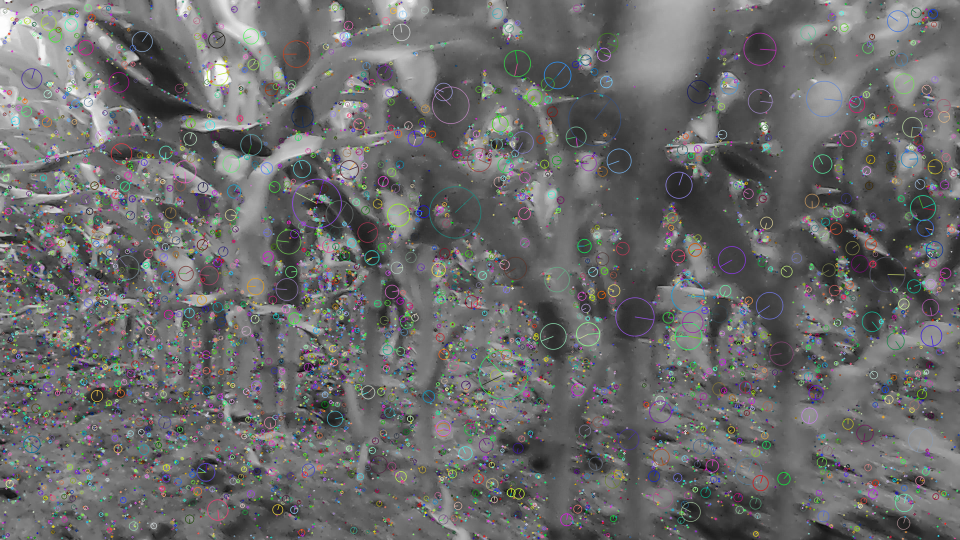
#> input picture corn_images/pair_01/sift_keypoints.png, 1920 x 1080 px (shown at 1/2 size)
$ python disparity_map.py --imgR corn_images/pair_01/original_images.png --imgL corn_images/pair_01/sift_keypoints.png
#> lines starting #> are read from the running program, lines starting #| are printed output that depends on the picture
import numpy as np
import cv2 as cv
import matplotlib.pyplot as plt
import sys
from argparse import ArgumentDefaultsHelpFormatter
from pathlib import Path

def main(
    imageR: Path,
    imageL: Path,
    viz: bool,
    block_size: int,
    min_disp: int,
    max_disp: int,
    uniqueness_ratio: int,
    speckle_window_size: int):

    # Read both images and convert to grayscale
#> called with viz = False, block_size = 11, min_disp = -128, max_disp = 128, uniqueness_ratio = 5, speckle_window_size = 200
    img1 = cv.imread(str(imageL), cv.IMREAD_GRAYSCALE) # left
#> img1: shape (1080, 1920); min 5, max 255, mean 105.8
    img2 = cv.imread(str(imageR), cv.IMREAD_GRAYSCALE) # right
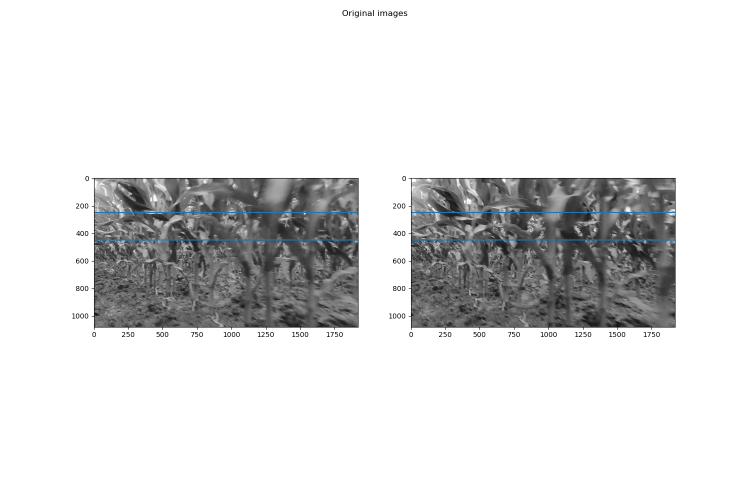
#> input picture corn_images/pair_01/original_images.png, 1500 x 1000 px (shown at 1/2 size)
#> img2: shape (1000, 1500); min 0, max 255, mean 221.9

    # ------------------------------------------------------------
    # PREPROCESSING

    # Compare unprocessed images
    fig, axes = plt.subplots(1, 2, figsize=(15, 10))
    axes[0].imshow(img1, cmap="gray")
    axes[1].imshow(img2, cmap="gray")
    axes[0].axhline(250)
    axes[1].axhline(250)
    axes[0].axhline(450)
    axes[1].axhline(450)
    plt.suptitle("Original images")
    save_path = str(imageL.parent / "original_images.png")
    plt.savefig(save_path)
    if viz:
        plt.show(block=False)
        plt.pause(1)
    plt.close()
    # 1. Detect keypoints and their descriptors
    # Based on: https://docs.opencv.org/master/dc/dc3/tutorial_py_matcher.html

    # Initiate SIFT detector
    sift = cv.SIFT_create()
    # find the keypoints and descriptors with SIFT
    kp1, des1 = sift.detectAndCompute(img1, None)
#> kp1 = 13227 keypoints; strongest (x, y, size): (226, 154, 2.2), (1903, 503, 2.1), (1393, 152, 2), (432, 931, 2.7)
    kp2, des2 = sift.detectAndCompute(img2, None)
#> kp2 = 3735 keypoints; strongest (x, y, size): (742, 30, 1.8), (794, 24, 2), (699, 24, 1.9), (783, 30, 1.8)

    # Visualize keypoints
    imgSift = cv.drawKeypoints(
        img1, kp1, None, flags=cv.DRAW_MATCHES_FLAGS_DRAW_RICH_KEYPOINTS)

    save_path = str(imageL.parent / "sift_keypoints.png")
    cv.imwrite(save_path, imgSift)
    if viz:
        cv.imshow("SIFT Keypoints", imgSift)
        cv.waitKey(0)
        cv.destroyAllWindows()

    # Match keypoints in both images
    # Based on: https://docs.opencv.org/master/dc/dc3/tutorial_py_matcher.html
    FLANN_INDEX_KDTREE = 1
    index_params = dict(algorithm=FLANN_INDEX_KDTREE, trees=5)
    search_params = dict(checks=50)   # or pass empty dictionary
    flann = cv.FlannBasedMatcher(index_params, search_params)
    matches = flann.knnMatch(des1, des2, k=2)
#> matches = 13227 matches

    # Keep good matches: calculate distinctive image features
    # Lowe, D.G. Distinctive Image Features from Scale-Invariant Keypoints. International Journal of Computer Vision 60, 91–110 (2004). https://doi.org/10.1023/B:VISI.0000029664.99615.94
    # https://www.cs.ubc.ca/~lowe/papers/ijcv04.pdf
    matchesMask = [[0, 0] for i in range(len(matches))]
#> matchesMask = 13227 pairs, first value 0 to 0, second value 0 to 0
    good = []
    pts1 = []
    pts2 = []

    for i, (m, n) in enumerate(matches):
        if m.distance < 0.7*n.distance:
            # Keep this keypoint pair
            matchesMask[i] = [1, 0]
            good.append(m)
            pts2.append(kp2[m.trainIdx].pt)
            pts1.append(kp1[m.queryIdx].pt)
#> after the loop, good = 309 matches; matchesMask = 13227 pairs, first value 0 to 1, second value 0 to 0; pts1 = 309 pairs, first value 56.78 to 1867.5, second value 15.38 to 1066.6; pts2 = 309 pairs, first value 203.5 to 1330, second value 366.5 to 637

    # Draw the keypoint matches between both pictures
    # Still based on: https://docs.opencv.org/master/dc/dc3/tutorial_py_matcher.html

    if imageL and imageR: # means that using corn images with fewer matches, so don't restrict matches like in his example
        draw_params = dict(matchColor=(0, 255, 0),
                        singlePointColor=(255, 0, 0),
                        matchesMask=matchesMask,
                        flags=cv.DrawMatchesFlags_DEFAULT)
#> draw_params = 4 items

        keypoint_matches = cv.drawMatchesKnn(
            img1, kp1, img2, kp2, matches, None, **draw_params)
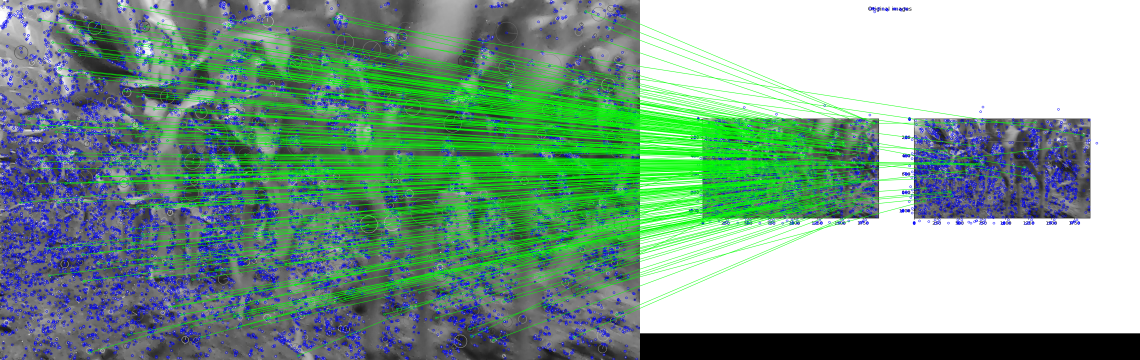
#> keypoint_matches: shape (1080, 3420, 3) (shown at 1/3 size); mean of channels 0, 1, 2 142.5, 160.3, 126.2; drawn as B, G, R
    else:
        draw_params = dict(matchColor=(0, 255, 0),
                            singlePointColor=(255, 0, 0),
                            matchesMask=matchesMask[300:500],
                            flags=cv.DrawMatchesFlags_DEFAULT)

        keypoint_matches = cv.drawMatchesKnn(
            img1, kp1, img2, kp2, matches[300:500], None, **draw_params)

    save_path = str(imageL.parent / "keypoint_matches.png")
    cv.imwrite(save_path, keypoint_matches)

    if viz:
        cv.imshow("Keypoint matches", keypoint_matches)
        cv.waitKey(0)
        cv.destroyAllWindows()

    # ------------------------------------------------------------
    # STEREO RECTIFICATION

    # Calculate the fundamental matrix for the cameras
    # https://docs.opencv.org/master/da/de9/tutorial_py_epipolar_geometry.html
    pts1 = np.int32(pts1)
#> pts1 = 309 pairs, first value 56 to 1867, second value 15 to 1066
    pts2 = np.int32(pts2)
#> pts2 = 309 pairs, first value 203 to 1329, second value 366 to 637
    fundamental_matrix, inliers = cv.findFundamentalMat(pts1, pts2, cv.FM_RANSAC)
#> fundamental_matrix = [[-2.42e-07, -0.000115, 0.0965], [0.000114, -3.5e-08, -0.0538], [-0.0671, 0.0365, 1]]; inliers = 309 values, max 1 at index 0, min 0 at index 1, mean 0.718

    """
    fundamental matrix of form:
    [[ 3.96105315e-07 -1.23545977e-04  1.08913931e-01]
    [ 1.23366775e-04  4.77602264e-07  1.40532874e-02]
    [-1.09681132e-01 -1.57383368e-02  1.00000000e+00]]
    """


    # We select only inlier points
    pts1 = pts1[inliers.ravel() == 1]
#> pts1 = 222 pairs, first value 56 to 1867, second value 41 to 1056
    pts2 = pts2[inliers.ravel() == 1]
#> pts2 = 222 pairs, first value 203 to 702, second value 367 to 635

    # Visualize epilines
    # Adapted from: https://docs.opencv.org/master/da/de9/tutorial_py_epipolar_geometry.html


    def drawlines(img1src, img2src, lines, pts1src, pts2src):
        ''' img1 - image on which we draw the epilines for the points in img2
            lines - corresponding epilines '''
        r, c = img1src.shape
        img1color = cv.cvtColor(img1src, cv.COLOR_GRAY2BGR)
        img2color = cv.cvtColor(img2src, cv.COLOR_GRAY2BGR)
        # Edit: use the same random seed so that two images are comparable!
        np.random.seed(0)
        for r, pt1, pt2 in zip(lines, pts1src, pts2src):
            color = tuple(np.random.randint(0, 255, 3).tolist())
            x0, y0 = map(int, [0, -r[2]/r[1]])
            x1, y1 = map(int, [c, -(r[2]+r[0]*c)/r[1]])
            img1color = cv.line(img1color, (x0, y0), (x1, y1), color, 1)
            img1color = cv.circle(img1color, tuple(pt1), 5, color, -1)
            img2color = cv.circle(img2color, tuple(pt2), 5, color, -1)
        return img1color, img2color


    # Find epilines corresponding to points in right image (second image) and
    # drawing its lines on left image
    lines1 = cv.computeCorrespondEpilines(
        pts2.reshape(-1, 1, 2), 2, fundamental_matrix)
#> lines1 = 222 rows, first 8: [-0.747, 0.665, -205.8], [-0.596, 0.803, -393], [-0.782, 0.623, -154.2], [-0.671, 0.742, -306.3], [-0.726, 0.688, -235.2], [-0.712, 0.702, -253.9], [-0.806, 0.591, -116.5], [-0.0427, 0.999, -817.7]
    lines1 = lines1.reshape(-1, 3)
    img5, img6 = drawlines(img1, img2, lines1, pts1, pts2)
#> the loop in drawlines, `for r, pt1, pt2 in zip(lines, pts1src, pts2src):` made 222 passes
#> (r, pt1, pt2, color, y0, y1) on passes 1 to 3: ([-0.747, 0.665, -205.8], [56, 372], [203, 458], (172, 47, 117), 309, 2467), ([-0.596, 0.803, -393], [80, 550], [210, 507], (192, 67, 251), 489, 1913), ([-0.782, 0.623, -154.2], [86, 355], [211, 453], (195, 103, 9), 247, 2658)
#> after the loop in drawlines, `for r, pt1, pt2 in zip(lines, pts1src, pts2src):`: img1color: shape (1080, 1920, 3); mean B, G, R 108.5, 107.9, 106.9
#> after the loop in drawlines, `for r, pt1, pt2 in zip(lines, pts1src, pts2src):`:
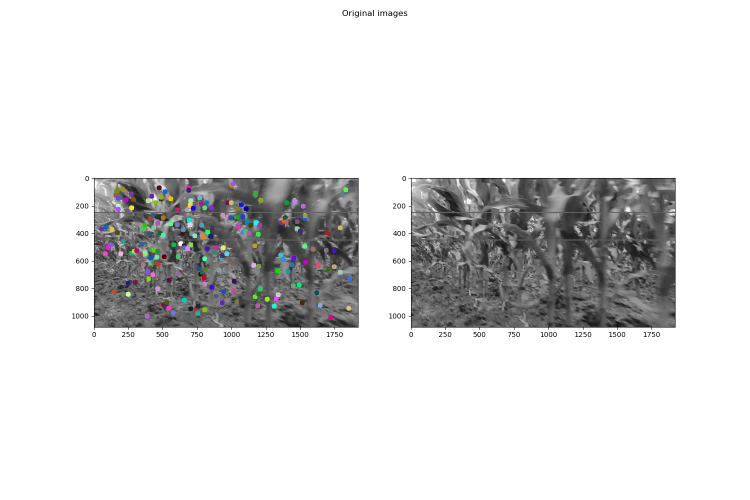
#> img2color: shape (1000, 1500, 3) (shown at 1/2 size); mean B, G, R 222, 222, 221.9

    # Find epilines corresponding to points in left image (first image) and
    # drawing its lines on right image
    lines2 = cv.computeCorrespondEpilines(
        pts1.reshape(-1, 1, 2), 1, fundamental_matrix)
#> lines2 = 222 rows, first 8: [0.75, -0.662, 150.8], [0.597, -0.802, 281.6], [0.785, -0.62, 115.2], [0.675, -0.738, 219.5], [0.732, -0.682, 168.3], [0.716, -0.698, 182.4], [0.807, -0.591, 91.23], [0.0409, -0.999, 573.6]
    lines2 = lines2.reshape(-1, 3)
    img3, img4 = drawlines(img2, img1, lines2, pts2, pts1)
#> the loop in drawlines (call 2), `for r, pt1, pt2 in zip(lines, pts1src, pts2src):` made 222 passes
#> (r, pt1, pt2, color, y0, y1) on passes 1 to 3: ([0.75, -0.662, 150.8], [203, 458], [56, 372], (172, 47, 117), 227, 1927), ([0.597, -0.802, 281.6], [210, 507], [80, 550], (192, 67, 251), 351, 1467), ([0.785, -0.62, 115.2], [211, 453], [86, 355], (195, 103, 9), 185, 2084)
#> pass 1, in drawlines (call 2), `img1color = cv.line(img1color, (x0, y0), (x1, y1), color, 1)`:
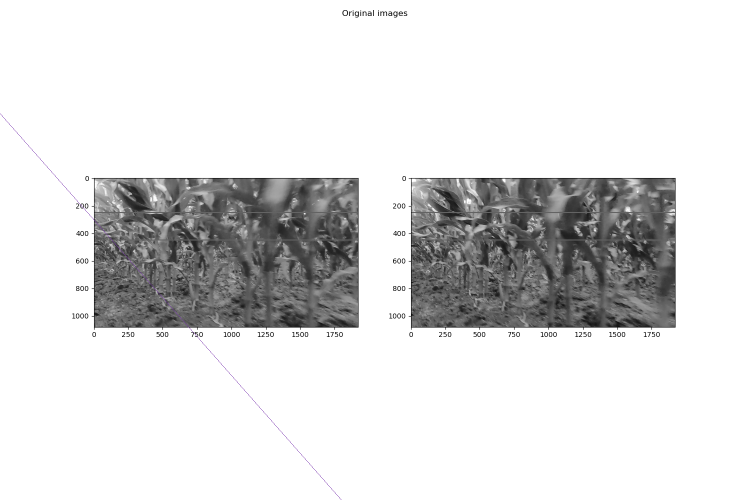
#> img1color: shape (1000, 1500, 3) (shown at 1/2 size); mean B, G, R 221.8, 221.8, 221.8
#> after the loop in drawlines (call 2), `for r, pt1, pt2 in zip(lines, pts1src, pts2src):`:
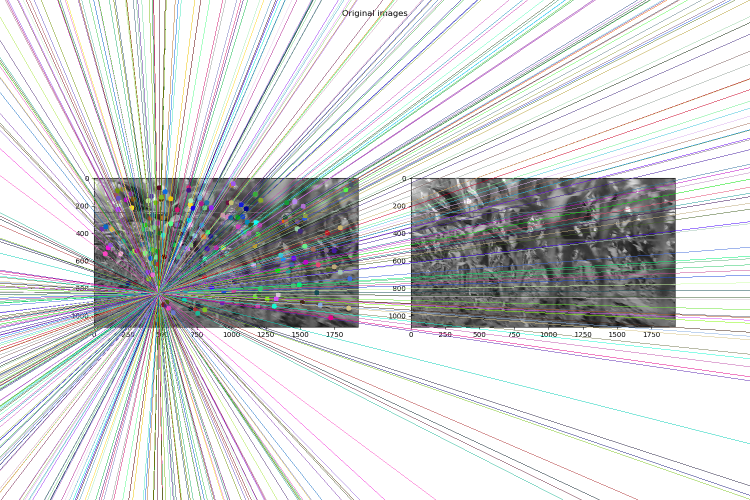
#> img1color: shape (1000, 1500, 3) (shown at 1/2 size); mean B, G, R 212.4, 211.7, 210.5
#> after the loop in drawlines (call 2), `for r, pt1, pt2 in zip(lines, pts1src, pts2src):`:
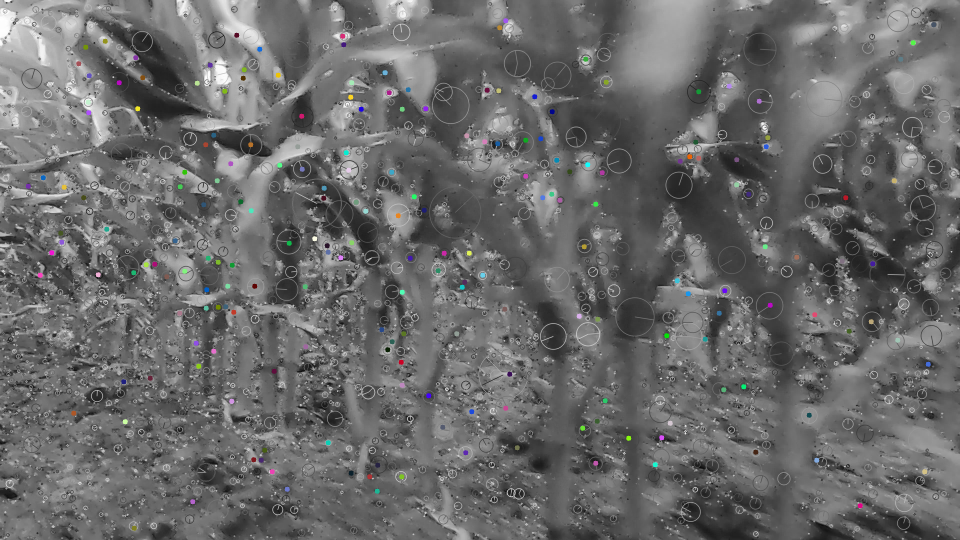
#> img2color: shape (1080, 1920, 3) (shown at 1/2 size); mean B, G, R 105.8, 105.8, 105.7

    plt.subplot(121), plt.imshow(img5)
    plt.subplot(122), plt.imshow(img3)
    plt.suptitle("Epilines in both images")
    save_path = str(imageL.parent / "epilines.png")
    plt.savefig(save_path)
#> figure, not shown here; B, G, R data is drawn as R, G, B
    if viz:
        plt.show(block=False)
        plt.pause(2)
    plt.close()

    # Stereo rectification (uncalibrated variant)
    # Adapted from: https://stackoverflow.com/a/62607343
    h1, w1 = img1.shape
#> h1 = 1080; w1 = 1920
    h2, w2 = img2.shape
#> h2 = 1000; w2 = 1500
    _, H1, H2 = cv.stereoRectifyUncalibrated(
        np.float32(pts1), np.float32(pts2), fundamental_matrix, imgSize=(w1, h1)
    )
#> H1 = [[0.154, -0.198, 217.3], [-0.0695, -0.0718, 92.89], [-0.000118, 8.71e-06, 0.0483]]; H2 = [[2.48, -0.181, -1325.1], [0.908, 0.936, -837.5], [0.00155, -0.000113, -0.424]]

    # Rectify (undistort) the images and save them
    # Adapted from: https://stackoverflow.com/a/62607343
    img1_rectified = cv.warpPerspective(img1, H1, (w1, h1))
    img2_rectified = cv.warpPerspective(img2, H2, (w2, h2))
    save_path = str(imageL.parent / "rectified_1.png")
    cv.imwrite(save_path, img1_rectified)
    save_path = str(imageL.parent / "rectified_2.png")
    cv.imwrite(save_path, img2_rectified)

    # Draw the rectified images
    fig, axes = plt.subplots(1, 2, figsize=(15, 10))
    axes[0].imshow(img1_rectified, cmap="gray")
    axes[1].imshow(img2_rectified, cmap="gray")
    axes[0].axhline(250)
    axes[1].axhline(250)
    axes[0].axhline(450)
    axes[1].axhline(450)
    plt.suptitle("Rectified images")
    save_path = str(imageL.parent / "rectified_images.png")
    plt.savefig(save_path)
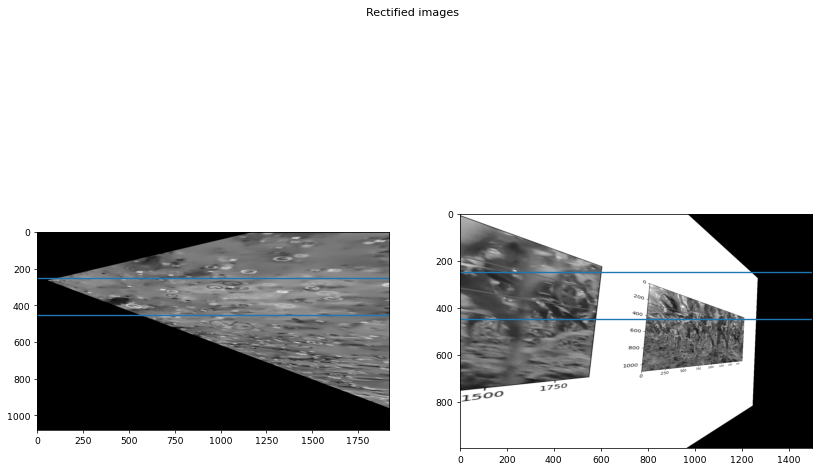
#> figure drawn by matplotlib, 2 panels

    if viz:
        plt.show(block=False)
        plt.pause(2)
    plt.close()

    # ------------------------------------------------------------
    # CALCULATE DISPARITY (DEPTH MAP)
    # Adapted from: https://github.com/opencv/opencv/blob/master/samples/python/stereo_match.py
    # and: https://docs.opencv.org/master/dd/d53/tutorial_py_depthmap.html

    # StereoSGBM Parameter explanations:
    # https://docs.opencv.org/4.5.0/d2/d85/classcv_1_1StereoSGBM.html

    # Matched block size. It must be an odd number >=1 . Normally, it should be somewhere in the 3..11 range.
    # block_size = 11
    # min_disp = -128
    # max_disp = 128
    # Maximum disparity minus minimum disparity. The value is always greater than zero.
    # In the current implementation, this parameter must be divisible by 16.
    num_disp = max_disp - min_disp
    # Margin in percentage by which the best (minimum) computed cost function value should "win" the second best value to consider the found match correct.
    # Normally, a value within the 5-15 range is good enough
    uniquenessRatio = uniqueness_ratio
    # Maximum size of smooth disparity regions to consider their noise speckles and invalidate.
    # Set it to 0 to disable speckle filtering. Otherwise, set it somewhere in the 50-200 range.
    speckleWindowSize = speckle_window_size
    # Maximum disparity variation within each connected component.
    # If you do speckle filtering, set the parameter to a positive value, it will be implicitly multiplied by 16.
    # Normally, 1 or 2 is good enough.
    speckleRange = 2
    disp12MaxDiff = 0

    stereo = cv.StereoSGBM_create(
        minDisparity=min_disp,
        numDisparities=num_disp,
        blockSize=block_size,
        uniquenessRatio=uniquenessRatio,
        speckleWindowSize=speckleWindowSize,
        speckleRange=speckleRange,
        disp12MaxDiff=disp12MaxDiff,
        P1=8 * 1 * block_size * block_size,
        P2=32 * 1 * block_size * block_size,
    )

#> (the run stopped early here; a loop or call above may not have finished)
